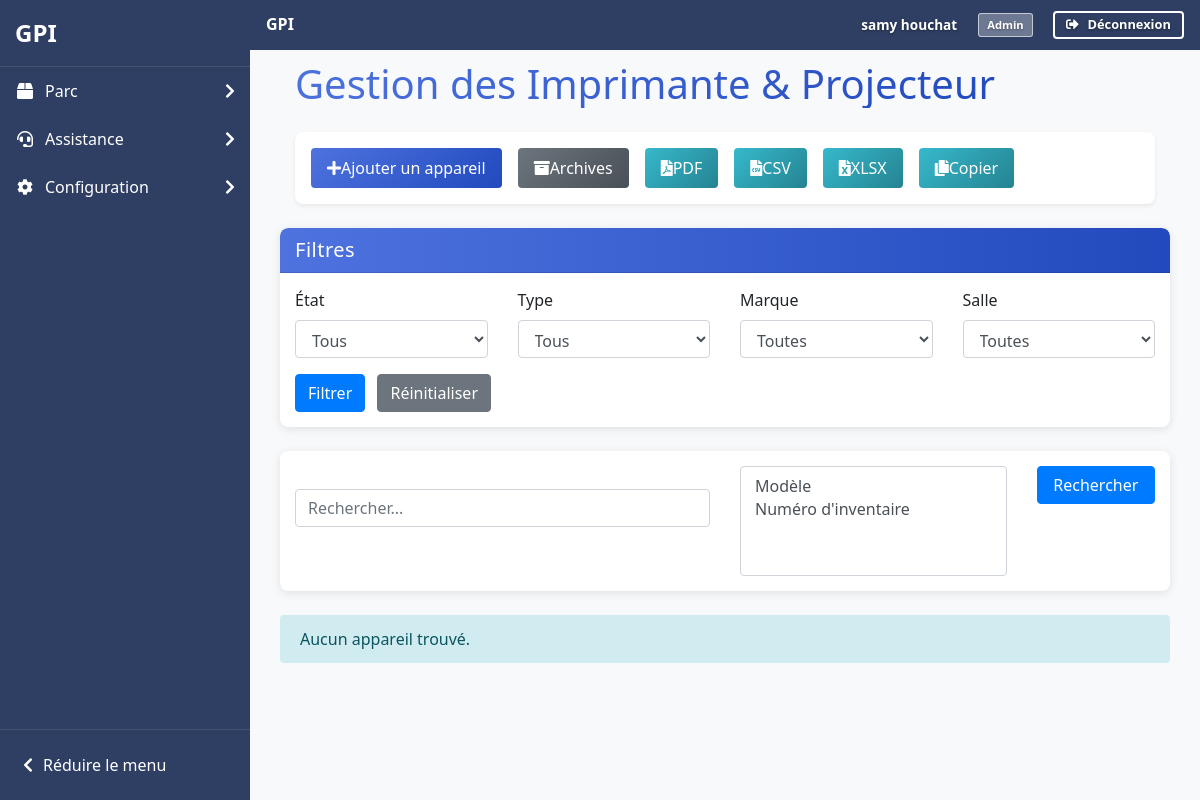
The app's page /pages/common/Gestion_appareil.php (signed in), older data.
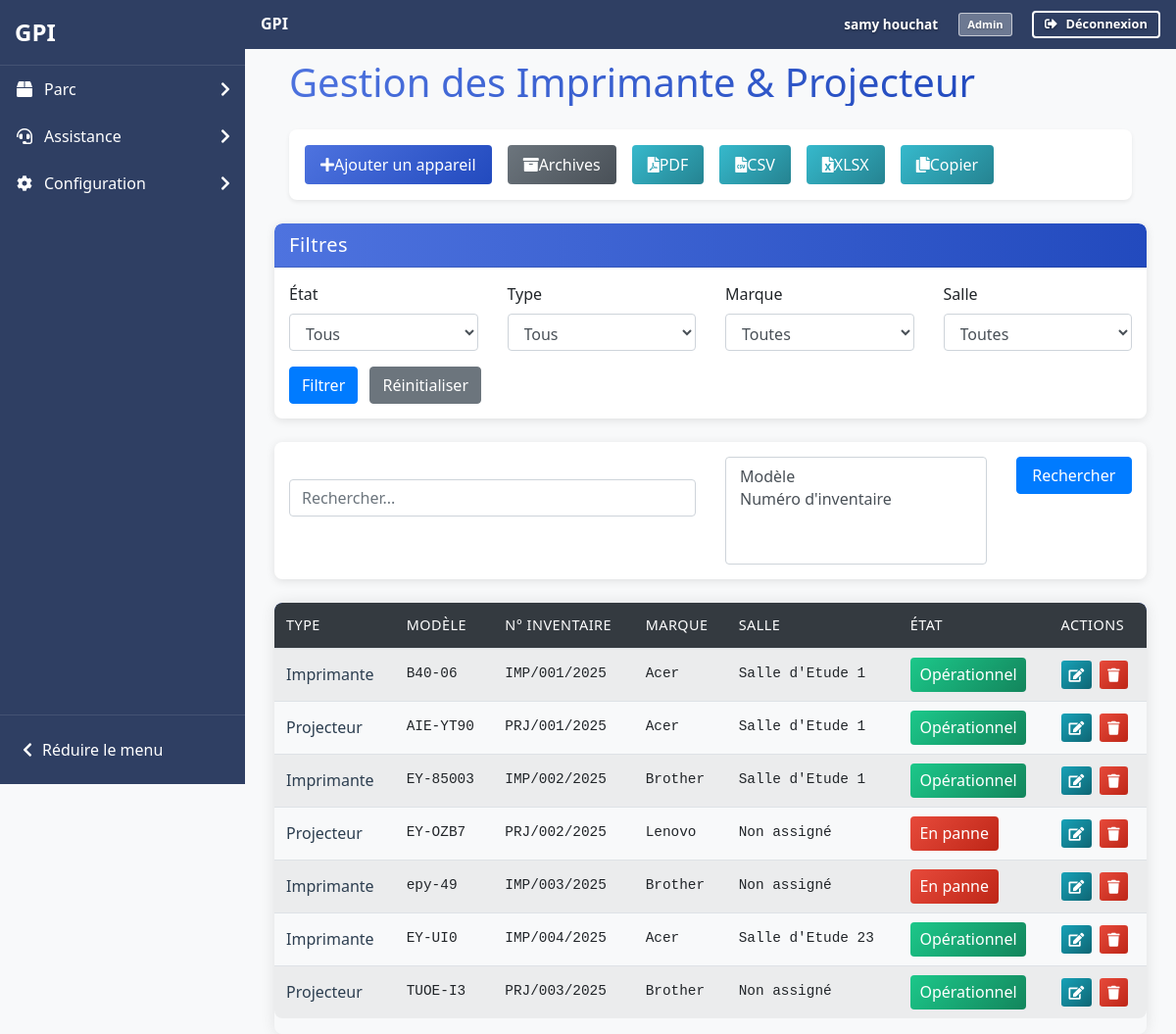
The same page, newer data.
### tables this page shows
CREATE TABLE IF NOT EXISTS `users` (
  `id_user` int NOT NULL AUTO_INCREMENT,
  `prenom` varchar(100) NOT NULL,
  `nom` varchar(100) NOT NULL,
  `email` varchar(255) NOT NULL,
  `password` varchar(255) NOT NULL,
  `id_role` int NOT NULL,
  `date_created` timestamp NULL DEFAULT CURRENT_TIMESTAMP,
  `code_utilisateur` varchar(6) DEFAULT NULL,
  PRIMARY KEY (`id_user`),
  UNIQUE KEY `email` (`email`),
  UNIQUE KEY `code_utilisateur` (`code_utilisateur`),
  KEY `fk_users_role` (`id_role`),
  KEY `idx_code_utilisateur` (`code_utilisateur`)
);

CREATE TABLE IF NOT EXISTS `roles` (
  `id_role` int NOT NULL AUTO_INCREMENT,
  `role_name` varchar(50) NOT NULL,
  PRIMARY KEY (`id_role`),
  UNIQUE KEY `role_name` (`role_name`)
);

CREATE TABLE IF NOT EXISTS `appareils` (
  `id_appareil` int NOT NULL AUTO_INCREMENT,
  `type` enum('Imprimante','Projecteur') NOT NULL,
  `modele` varchar(100) NOT NULL,
  `numero_inventaire` varchar(50) NOT NULL,
  `etat` enum('Operationnel','En panne') NOT NULL DEFAULT 'Operationnel',
  `id_marque` int NOT NULL,
  `id_salle` int UNSIGNED DEFAULT NULL,
  `date_ajout` timestamp NULL DEFAULT CURRENT_TIMESTAMP,
  `supprime_le` timestamp NULL DEFAULT NULL,
  `est_affecte` tinyint(1) GENERATED ALWAYS AS ((`id_salle` is not null)) VIRTUAL,
  PRIMARY KEY (`id_appareil`),
  UNIQUE KEY `numero_serie` (`numero_inventaire`),
  KEY `id_marque` (`id_marque`),
  KEY `id_salle` (`id_salle`),
  KEY `type` (`type`),
  KEY `etat` (`etat`),
  KEY `supprime_le` (`supprime_le`)
);

CREATE TABLE IF NOT EXISTS `marque` (
  `id_marque` int NOT NULL AUTO_INCREMENT,
  `nom_marque` varchar(255) NOT NULL,
  PRIMARY KEY (`id_marque`),
  UNIQUE KEY `nom_marque` (`nom_marque`)
);

CREATE TABLE IF NOT EXISTS `salles` (
  `id_salle` int UNSIGNED NOT NULL AUTO_INCREMENT,
  `nom_salle` varchar(50) NOT NULL,
  `etage` enum('2','3') NOT NULL,
  `groupe` enum('Administratif','Etude','Cisco') NOT NULL,
  PRIMARY KEY (`id_salle`),
  UNIQUE KEY `unique_salle_etage` (`nom_salle`,`etage`)
);

### includes/filters.php (called while the page is built, shortened)
<?php
function buildFilterQuery($type, $filters) {
    $where = [];
    $params = [];
    $whereClause = !empty($where) ? " WHERE " . implode(" AND ", $where) : "";
    return ['clause' => $whereClause, 'params' => $params];
}

### pages/common/Gestion_appareil.php (the view, shortened to what the rows shown need)
<?php
require_once '../../includes/functions.php';
require_once '../../includes/filters.php';
afficherHeader('Gestion des Imprimante & Projecteur', 2);
?>
<div class="container-fluid mt-4">
    <h1 class="mb-4 text-gradient">Gestion des Imprimante & Projecteur</h1>
</div>
<?php
try {
    $pdo = connectDB();
    $filters = [
        'type' => $_GET['type'] ?? '',
        'etat' => $_GET['etat'] ?? '',
        'id_salle' => $_GET['id_salle'] ?? '',
        'id_marque' => $_GET['id_marque'] ?? ''
    ];
    $search = $_GET['search'] ?? '';
    $baseQuery = "SELECT a.*, m.nom_marque, s.nom_salle
                  FROM appareils a
                  LEFT JOIN marque m ON a.id_marque = m.id_marque
                  LEFT JOIN salles s ON a.id_salle = s.id_salle
                  WHERE 1=1";
    $filterData = buildFilterQuery('appareil', $filters);
    $finalQuery = $baseQuery . ($filterData['clause'] ? ' AND ' . substr($filterData['clause'], 6) : '');
    if (!empty($search)) {
        $selectedColumns = $_GET['search_columns'] ?? [];
        $whereClauses = [];
        $searchParams = [];
        foreach ($selectedColumns as $column) {
            switch($column) {
                case 'modele':
                    $whereClauses[] = "a.modele LIKE ?";
                    break;
                case 'numero_inventaire':
                    $whereClauses[] = "a.numero_inventaire LIKE ?";
                    break;
                case 'nom_marque':
                    $whereClauses[] = "m.nom_marque LIKE ?";
                    break;
            }
            $searchParams[] = "%$search%";
        }
        if (!empty($whereClauses)) {
            $finalQuery .= " AND (" . implode(" OR ", $whereClauses) . ")";
            $params = array_merge($filterData['params'], $searchParams);
        }
    } else {
        $params = $filterData['params'];
    }
    $stmt = $pdo->prepare($finalQuery);
    $stmt->execute($params);
    $appareils = $stmt->fetchAll();
    if (count($appareils) > 0) : ?>
        <div class="table-responsive">
            <table class="table table-striped table-hover">
                <thead class="thead-dark">
                    <tr>
                        <th>Type</th>
                        <th>Modèle</th>
                        <th>N° Inventaire</th>
                        <th>Marque</th>
                        <th>Salle</th>
                        <th>État</th>
                        <th>Actions</th>
                    </tr>
                </thead>
                <tbody>
                    <?php foreach ($appareils as $appareil) : ?>
                        <tr>
                            <td><?= htmlspecialchars($appareil['type']) ?></td>
                            <td><?= htmlspecialchars($appareil['modele']) ?></td>
                            <td><?= htmlspecialchars($appareil['numero_inventaire']) ?></td>
                            <td><?= htmlspecialchars($appareil['nom_marque'] ?? 'Non définie') ?></td>
                            <td><?= htmlspecialchars(empty($appareil['nom_salle']) ? 'Non assigné' : $appareil['nom_salle']) ?></td>
                            <td>
                                <?php if ($appareil['etat'] === 'Operationnel') : ?>
                                    <span class="badge-success">Opérationnel</span>
                                <?php elseif ($appareil['etat'] === 'en_panne') : ?>
                                    <span class="badge-danger">En panne</span>
                                <?php else : ?>
                                    <span class="badge-danger"><?= htmlspecialchars($appareil['etat']) ?></span>
                                <?php endif; ?>
                            </td>
                            <td>
                                <div class="d-flex gap-2">
                                    <a href="../../includes/gestion.php?action=modifier&id=<?= $appareil['id_appareil'] ?>"
                                       class="btn btn-gradient-edit btn-sm" title="Modifier">
                                        <i class="fas fa-edit"></i>
                                    </a>
                                    <a href="../../includes/gestion.php?action=supprimer&id=<?= $appareil['id_appareil'] ?>"
                                       onclick="return confirm('Êtes-vous sûr de vouloir supprimer cet appareil ?')"
                                       class="btn btn-gradient-danger btn-sm" title="Supprimer">
                                        <i class="fas fa-trash"></i>
                                    </a>
                                </div>
                            </td>
                        </tr>
                    <?php endforeach; ?>
                </tbody>
            </table>
        </div>
    <?php else : ?>
        <div class="alert alert-info">Aucun appareil trouvé.</div>
    <?php endif;
} catch (Exception $e) {
    ?>
    <div class="alert alert-danger">
        Une erreur est survenue : <?= htmlspecialchars($e->getMessage()) ?>
    </div>
    <?php
}
afficherFooter();
?>

### includes/functions.php (shortened to what the rows shown need)
<?php
function connectDB() {
    $host = 'localhost';
    $db   = 'gpii';
    $user = 'root';
    $pass = '';
    $charset = 'utf8mb4';
    $dsn = "mysql:host=$host;dbname=$db;charset=$charset";
    $options = [
        PDO::ATTR_ERRMODE => PDO::ERRMODE_EXCEPTION,
        PDO::ATTR_DEFAULT_FETCH_MODE => PDO::FETCH_ASSOC
    ];
    return new PDO($dsn, $user, $pass, $options);
}
function afficherHeader($titre, $niveau = 1, $afficher_sidebar = true) {
    $prefix = str_repeat('../', $niveau);
    echo '<!DOCTYPE html>';
    echo '<html lang="fr">';
    echo '<head>';
    echo '<link rel="stylesheet" href="' . $prefix . 'assets/css/bootstrap.css">';
    echo '<link rel="stylesheet" href="' . $prefix . 'assets/css/custom.css">';
    echo '<link rel="stylesheet" href="https://cdnjs.cloudflare.com/ajax/libs/font-awesome/5.15.3/css/all.min.css">';
    echo '<link rel="stylesheet" href="https://cdn.jsdelivr.net/npm/bootstrap-icons@1.11.3/font/bootstrap-icons.css">';
    echo '</head>';
    echo '<body>';
    echo '<nav class="navbar navbar-expand-lg navbar-dark bg-primary mb-1">';
    echo '<div class="container d-flex justify-content-between align-items-center">';
    echo '<div class="d-flex align-items-center">';
    if (isset($_SESSION['user_id'])) {
        $pdo = connectDB();
        $stmt = $pdo->prepare("SELECT u.nom, u.prenom, r.role_name FROM users u JOIN roles r ON u.id_role = r.id_role WHERE u.id_user = ?");
        $stmt->execute([$_SESSION['user_id']]);
        $user = $stmt->fetch();
        echo '<div class="navbar-user-info mr-3">';
        echo '<span class="user-name mr-2">' . htmlspecialchars($user['prenom'] . ' ' . $user['nom']) . '</span>';
        echo '<span class="user-role">' . htmlspecialchars($user['role_name']) . '</span>';
        echo '</div>';
        echo '<a href="' . $prefix . 'includes/logout.php" class="btn btn-outline-light"><i class="fas fa-sign-out-alt mr-1"></i>Déconnexion</a>';
    } else {
        echo '<a href="' . $prefix . 'index.php" class="btn btn-outline-light"><i class="fas fa-sign-in-alt mr-1"></i>Connexion</a>';
    }
    echo '</div>';
    echo '</div>';
    echo '</nav>';
    if ($afficher_sidebar) {
        echo '<div class="container">';
    } else {
        echo '<div class="container-fluid">';
    }
}
function afficherFooter() {
    echo '</div>';
    echo '</body>';
    echo '</html>';
}
        ?>

Row changes from the older to the newer data that the page shows:
added appareils: type "Imprimante", modele "B40-06", numero_inventaire "IMP/001/2025", id_marque.nom_marque "Acer", id_salle.nom_salle "Salle d'Etude 1", etat "Opérationnel"
added appareils: type "Projecteur", modele "AIE-YT90", numero_inventaire "PRJ/001/2025", id_marque.nom_marque "Acer", id_salle.nom_salle "Salle d'Etude 1", etat "Opérationnel"
added appareils: type "Imprimante", modele "EY-85003", numero_inventaire "IMP/002/2025", id_marque.nom_marque "Brother", id_salle.nom_salle "Salle d'Etude 1", etat "Opérationnel"
added appareils: type "Projecteur", modele "EY-OZB7", numero_inventaire "PRJ/002/2025", id_marque.nom_marque "Lenovo", nom_salle "Non assigné", etat "En panne"
added appareils: type "Imprimante", modele "epy-49", numero_inventaire "IMP/003/2025", id_marque.nom_marque "Brother", nom_salle "Non assigné", etat "En panne"
added appareils: type "Imprimante", modele "EY-UI0", numero_inventaire "IMP/004/2025", id_marque.nom_marque "Acer", id_salle.nom_salle "Salle d'Etude 23", etat "Opérationnel"
added appareils: type "Projecteur", modele "TUOE-I3", numero_inventaire "PRJ/003/2025", id_marque.nom_marque "Brother", nom_salle "Non assigné", etat "Opérationnel"
Text that changed along with them:
text no longer shown: "Aucun appareil trouvé."
text now shown: "TYPE MODÈLE N° INVENTAIRE MARQUE SALLE ÉTAT ACTIONS"
